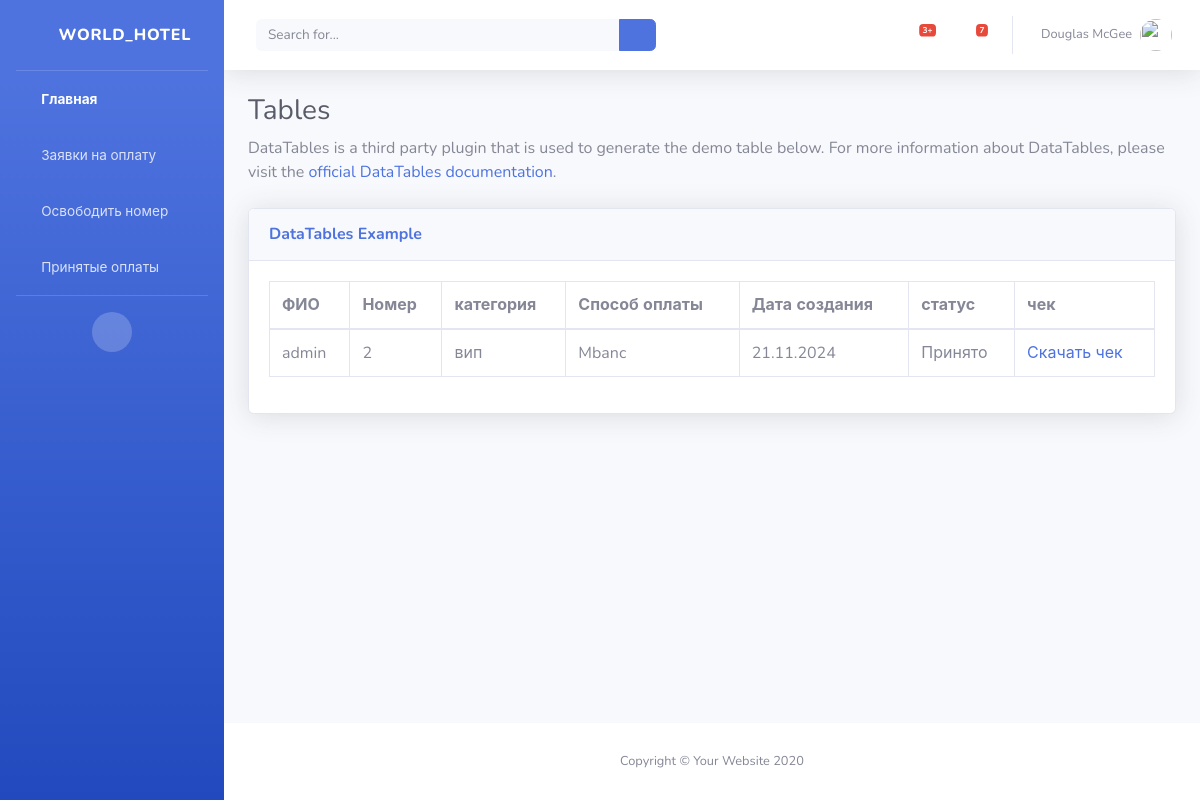
Screenshot of /crm/tour_end_payments/ (signed in) with the database file from the repository.
### crm/models.py (models this page shows, shortened)
class Crm(models.Model):
    user = models.CharField(max_length=80)
    hotel = models.CharField(max_length=90)
    category = models.CharField(max_length=90)
    payment_method = models.CharField(max_length=40) # название способа оплаты
    payment_check = models.FileField(upload_to="media/payment_check")
    status = models.CharField(max_length=100)
    create_date = models.DateTimeField(auto_now_add=True)
    class Meta:
        verbose_name = 'Принятая заявка на оплату Тура'
        verbose_name_plural = 'Принятые заявки на оплату Тура'

### crm/views.py (the view)
# urls.py: path("tour_end_payments/", views.tour_end_payments_viu, name="tour_end_payments"),
def tour_end_payments_viu(request):
    if not request.user.is_authenticated or not request.user.is_admin and request.user.status == 2:
        return redirect("index")
    crms = Crm.objects.all()
    return render(request, "crm/tour_end_payments.html",{"crms":crms})

### crm/templates/crm/tour_end_payments.html (shortened to what this page needs)
{% extends 'radical_crm.html' %}
{% load static %}
{% block contend %}
        <div id="content-wrapper" class="d-flex flex-column">
            <div id="content">
                <nav class="navbar navbar-expand navbar-light bg-white topbar mb-4 static-top shadow">
                    <form
                        class="d-none d-sm-inline-block form-inline mr-auto ml-md-3 my-2 my-md-0 mw-100 navbar-search">
                        <div class="input-group">
                            <input type="text" class="form-control bg-light border-0 small" placeholder="Search for..."
                                aria-label="Search" aria-describedby="basic-addon2">
                            <div class="input-group-append">
                                <button class="btn btn-primary" type="button">
                                    <i class="fas fa-search fa-sm"></i>
                                </button>
                            </div>
                        </div>
                    </form>
                    <ul class="navbar-nav ml-auto">
                        <li class="nav-item dropdown no-arrow mx-1">
                            <a class="nav-link dropdown-toggle" href="#" id="alertsDropdown" role="button"
                                data-toggle="dropdown" aria-haspopup="true" aria-expanded="false">
                                <i class="fas fa-bell fa-fw"></i>
                                <span class="badge badge-danger badge-counter">3+</span>
                            </a>
                        </li>
                        <li class="nav-item dropdown no-arrow mx-1">
                            <a class="nav-link dropdown-toggle" href="#" id="messagesDropdown" role="button"
                                data-toggle="dropdown" aria-haspopup="true" aria-expanded="false">
                                <i class="fas fa-envelope fa-fw"></i>
                                <span class="badge badge-danger badge-counter">7</span>
                            </a>
                        </li>
                        <li class="nav-item dropdown no-arrow">
                            <a class="nav-link dropdown-toggle" href="#" id="userDropdown" role="button"
                                data-toggle="dropdown" aria-haspopup="true" aria-expanded="false">
                                <span class="mr-2 d-none d-lg-inline text-gray-600 small">Douglas McGee</span>
                                <img class="img-profile rounded-circle"
                                    src="img/undraw_profile.svg">
                            </a>
                        </li>
                    </ul>
                </nav>
                <div class="container-fluid">
                    <h1 class="h3 mb-2 text-gray-800">Tables</h1>
                    <p class="mb-4">DataTables is a third party plugin that is used to generate the demo table below.
                        For more information about DataTables, please visit the <a target="_blank"
                            href="https://datatables.net">official DataTables documentation</a>.</p>
                    <div class="card shadow mb-4">
                        <div class="card-header py-3">
                            <h6 class="m-0 font-weight-bold text-primary">DataTables Example</h6>
                        </div>
                        <div class="card-body">
                            <div class="table-responsive">
                                <table class="table table-bordered" id="dataTable" width="100%" cellspacing="0">
                                    <thead>
                                        <tr>
                                            <th>ФИО</th>
                                            <th>Номер</th>
                                            <th>категория</th>
                                            <th>Способ оплаты</th>
                                            <th>Дата создания</th>
                                            <th>статус</th>
                                            <th>чек</th>
                                        </tr>
                                    </thead>
                                    {% for crm in crms %}
                                    <tr>
                                        <td>{{ crm.user }}</td>
                                        <td>{{ crm.hotel }}</td>
                                        <td>{{ crm.category }}</td>
                                        <td>{{ crm.payment_method }}</td>
                                        <td>{{ crm.create_date|date:"d.m.Y" }}</td>
                                        <td>{{ crm.status }}</td>
                                        <td>
                                          <a href="{{ payment_check.url }}" download="{{ application.payment_check }}">
                                            Скачать чек
                                          </a>
                                        </td>
                                      </tr>
                                    {% endfor %}
                                </table>
                            </div>
                        </div>
                    </div>
                </div>
            </div>
            <footer class="sticky-footer bg-white">
                <div class="container my-auto">
                    <div class="copyright text-center my-auto">
                        <span>Copyright &copy; Your Website 2020</span>
                    </div>
                </div>
            </footer>
        </div>
{% endblock %}

### rows the page displays
Crm: user "admin", hotel "2", category "вип", payment_method "Mbanc", create_date "21.11.2024", status "Принято"
